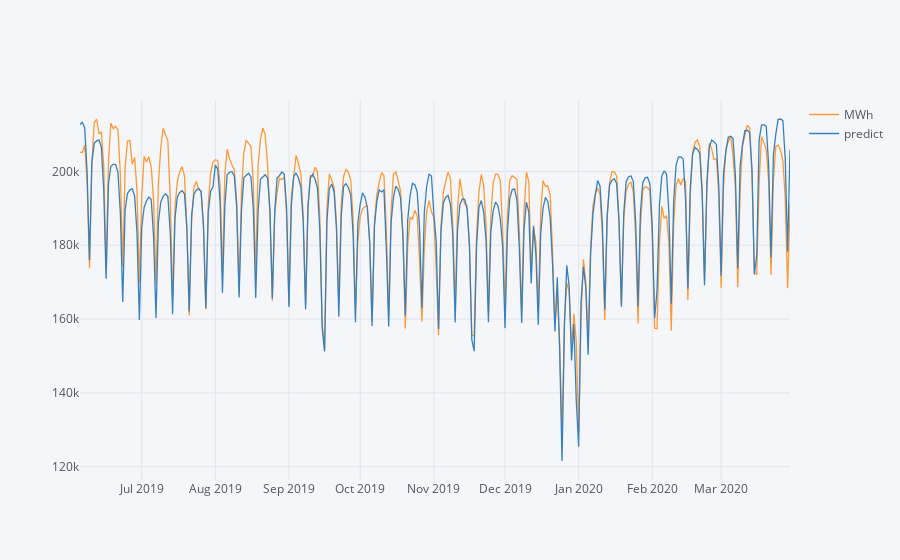

The code cell stored with this chart in its notebook:
### Code cell
plotting.iplot()

### Figure 1 — Plotly figure (JSON) as saved in the notebook; plotly's stock layout.template omitted (floating-point values rounded to 4 significant figures; data arrays with more than 128 entries replaced by an {"elided": "..."} marker saying what was removed)
{"data": [{"line": {"color": "rgba(255, 153, 51, 1.0)", "dash": "solid", "shape": "linear", "width": 1.3}, "mode": "lines", "name": "MWh", "text": "", "type": "scatter", "x": {"elided": "300 str values"}, "y": {"elided": "300 float values"}}, {"line": {"color": "rgba(55, 128, 191, 1.0)", "dash": "solid", "shape": "linear", "width": 1.3}, "mode": "lines", "name": "predict", "text": "", "type": "scatter", "x": {"elided": "300 str values"}, "y": {"elided": "300 float values"}}], "layout": {"legend": {"bgcolor": "#F5F6F9", "font": {"color": "#4D5663"}}, "paper_bgcolor": "#F5F6F9", "plot_bgcolor": "#F5F6F9", "title": {"font": {"color": "#4D5663"}}, "xaxis": {"gridcolor": "#E1E5ED", "showgrid": true, "tickfont": {"color": "#4D5663"}, "title": {"font": {"color": "#4D5663"}, "text": ""}, "zerolinecolor": "#E1E5ED"}, "yaxis": {"gridcolor": "#E1E5ED", "showgrid": true, "tickfont": {"color": "#4D5663"}, "title": {"font": {"color": "#4D5663"}, "text": ""}, "zerolinecolor": "#E1E5ED"}}}
